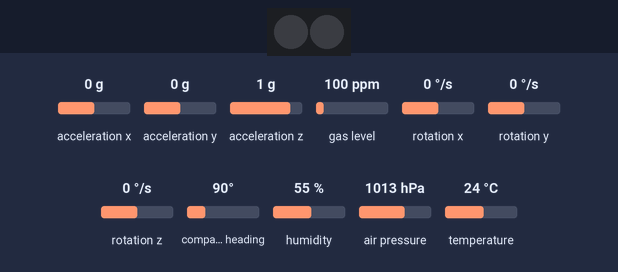
A sketch run on a simulated ESP8266 (NodeMCU). Shown: 2 RGB LEDs in strip order, left to right. The inputs (shaded band) are chosen by the test bench; at power-on: acceleration x 0 g, acceleration y 0 g, acceleration z 1 g, gas level 100 ppm, rotation x 0 °/s, rotation y 0 °/s, rotation z 0 °/s, compass heading 90°, humidity 55 %, air pressure 1013 hPa, temperature 24 °C. Dim RGB values are drawn brighter than linear; WiFi joins after 1.5 s; servers stay silent unless stated; no MQTT or app messages arrive unless stated; what the sketch prints to the serial monitor is not drawn.

Above: at 0.1 s.
At 1.6 s:
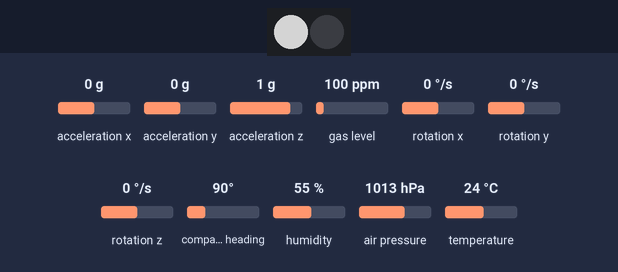
At 3.3 s:
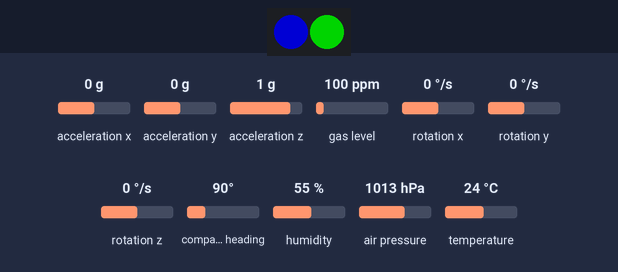
Timing chart, 0 to 4.8 s (numbered marks = the images above):
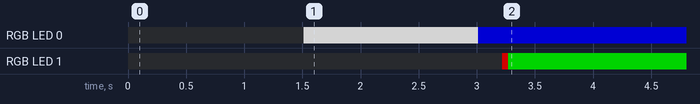

Measured:
- by itself, RGB LED 1: off → RGB(128, 0, 0) at 3.2 s, → RGB(0, 128, 0) 0.05 s later

The sketch:

octopus-hono-ditto.ino
```cpp
// (licence header left out)
#include "settings.h"
#include "printer.h"
#include "octopus.h"
#include "hono.h"


ADC_MODE(ADC_VCC); // enable reading in VCC of ESP8266

Octopus octopus;
Hono hono(MQTT_BROKER, MQTT_PORT, MQTT_SERVER_FINGERPRINT);

void setup() {
  Serial.begin(115200);
  while (!Serial);

  Serial.println("                             "); // print some spaces to let the Serial Monitor catch up
  Serial.println();

  Printer::printlnMsg("Reset reason", ESP.getResetReason());

  octopus.begin();
  octopus.connectToWifi(WIFI_SSID, WIFI_PASSWORD);

  if(!hono.connect()) {
    Printer::printlnMsg("Error", "Could not connect to Hub. Restarting octopus");
    ESP.restart();
  }

  Serial.println();
}

void loop() {
  if(!hono.deviceIsConnected()) {
    octopus.showColor(1, 0x80, 0, 0, 0); // red
    hono.connectDevice(HONO_DEVICE_ID, HONO_DEVICE_AUTH_ID "@" HONO_TENANT, HONO_DEVICE_PASSWORD);
    octopus.showColor(1, 0, 0x80, 0, 0); // green
  }

  Bme680Values bme680Values = octopus.readBme680();
  Bno055Values bno055Values = octopus.readBno055();
  float vcc = octopus.getVcc();

  printSensorData(vcc, bme680Values, bno055Values);
  publishSensorData(vcc, bme680Values, bno055Values);
  Serial.println();

  delay(LOOP_DELAY);
}
```

hono.cpp
```cpp
// (licence header left out)
#include <Arduino.h>
#include "hono.h"
#include "printer.h"

Hono::Hono(const char* mqttBroker_, const int mqttPort_, const char* mqttServerFingerprint_)
  : mqttBroker(mqttBroker_), mqttPort(mqttPort_), mqttServerFingerprint(mqttServerFingerprint_) {
}

bool Hono::connect() {
  mqttClient.setServer(mqttBroker, mqttPort);
  if (!wiFiClient.connect(mqttBroker, mqttPort)) {
    Printer::printlnMsg("Hono", "Connect failed.");
    return false;
  } else {
    Printer::printlnMsg("Hono", "Secure connection established");
  }

  if (!wiFiClient.verify(mqttServerFingerprint, mqttBroker)) {
    Printer::printlnMsg("Hono", "Failed to verify certificate.");
    return false;
  } else {
    Printer::printlnMsg("Hono", "Server certificate verified");
  }

  return true;
}

bool Hono::deviceIsConnected() {
  return mqttClient.connected();
}

void Hono::connectDevice(const char* deviceId, const char* authId, const char* devicePassword) {
    Printer::printMsg("Hono", "Broker login");

    while (!deviceIsConnected())
    {
        Serial.print(".");
        /* If connected to the MQTT broker... */
        if (mqttClient.connect(deviceId, authId, devicePassword))
        {
            Serial.println("OK");
        } else {
            /* otherwise wait for 1 second before retrying */
            delay(1000);
        }
    }

    mqttClient.loop();
}

void Hono::publish(String payload) {
  Printer::printlnMsg("Hono", payload);
  /* Publish all available data to the MQTT broker */
  const char* topic = "telemetry";
  const size_t requiredLength = 5 + 2+strlen(topic) + payload.length();

  if (requiredLength > MQTT_MAX_PACKET_SIZE) {
    Printer::printlnMsg("Hono", "Cannot publish: Message is too big.");
    Printer::printMsg("Hono", "Increase MQTT_MAX_PACKET_SIZE in PubSubClient.h to at least ");
    Serial.println(requiredLength);
  }

  int publishResult = mqttClient.publish(topic, payload.c_str());
  if (!publishResult) {
    Printer::printMsg("Hono", "Publish failed");
    Serial.println(publishResult);
  }
}
```

hono.h
```cpp
// (licence header left out)
#ifndef HONO_H
#define HONO_H

#include <ESP8266WiFi.h>
#include <WiFiClientSecure.h>
#include <PubSubClient.h>
#include "octopus.h"

#define MQTT_MAX_PACKET_SIZE 2048

class Hono {
  private:
    WiFiClientSecure wiFiClient;
    PubSubClient mqttClient = PubSubClient(wiFiClient);

    const char* mqttBroker;
    const int mqttPort;
    const char* mqttServerFingerprint;

  public:
    Hono(const char* mqttBroker, const int mqttPort, const char* mqttServerFingerprint);

    bool connect();
    bool deviceIsConnected();
    void connectDevice(const char* deviceId, const char* authId, const char* devicePassword);
    void publish(String payload);
};

#endif
```

octopus.cpp
```cpp
// (licence header left out)
#include <ESP8266WiFi.h>
#include <WiFiClientSecure.h>
#include <Arduino.h>
#include "octopus.h"
#include "printer.h"

void Octopus::begin() {
   Serial.println("--- Initializing Octopus --- ");

  this->initLights();

  delay(1000); // give sensors some time to start up
  this->initBme680();
  this->initBno055();
  delay(500);

  this->showColor(0, 0, 0x80, 0, 0); // green
}

void Octopus::connectToWifi(char* ssid, const char* password) {

  WiFi.mode(WIFI_STA);
  this->showColor(0, 0, 0, 0, 0x80); // white
  Printer::printMsg("Octopus::WiFi", String("Connecting to WiFi with SSID: '") + String(ssid) + String("' and password '") + String(password) + String("'"));
  WiFi.begin(ssid, password);
  while (WiFi.status() != WL_CONNECTED) {
    Serial.print(".");
    delay(500);
  }
  Serial.println();
  this->showColor(0, 0x80, 0x80, 0, 0); // yellow
  randomSeed(micros());
  Printer::printMsg("WiFi", "Connected. IP address: ");
  Serial.println(WiFi.localIP());
  this->showColor(0, 0, 0, 0x80, 0); // blue
}

void Octopus::showColor(char led, char red, char green, char blue, char white) {
  this->strip.setPixelColor(led, red, green, blue, white);
  this->strip.show();
}

float Octopus::getVcc () {
  return ESP.getVcc() / 1000.0;
}

const Bno055Values Octopus::readBno055() {
  Bno055Values values;

  this->bno055.getCalibration(&values.calibrationSys, &values.calibrationGyro, &values.calibrationAccel, &values.calibrationMag);
  values.temperature = this->bno055.getTemp();

  imu::Vector<3> bnoAccel = this->bno055.getVector(Adafruit_BNO055::VECTOR_ACCELEROMETER);
  values.accelerationX = bnoAccel.x();
  values.accelerationY = bnoAccel.y();
  values.accelerationZ = bnoAccel.z();

  imu::Vector<3> bnoEuler = this->bno055.getVector(Adafruit_BNO055::VECTOR_EULER);
  values.orientationX = bnoEuler.x();
  values.orientationY = bnoEuler.y();
  values.orientationZ = bnoEuler.z();

  imu::Vector<3> bnoGravity = this->bno055.getVector(Adafruit_BNO055::VECTOR_GRAVITY);
  values.gravityX = bnoGravity.x();
  values.gravityY = bnoGravity.y();
  values.gravityZ = bnoGravity.z();

  imu::Vector<3> bnoGyro = this->bno055.getVector(Adafruit_BNO055::VECTOR_GYROSCOPE);
  values.angularVelocityX = bnoGyro.x();
  values.angularVelocityY = bnoGyro.y();
  values.angularVelocityZ = bnoGyro.z();

  imu::Vector<3> bnoLinearAccel = this->bno055.getVector(Adafruit_BNO055::VECTOR_LINEARACCEL);
  values.LinearAccelerationX = bnoLinearAccel.x();
  values.LinearAccelerationY = bnoLinearAccel.y();
  values.LinearAccelerationZ = bnoLinearAccel.z();

  imu::Vector<3> bnoMagnet = this->bno055.getVector(Adafruit_BNO055::VECTOR_MAGNETOMETER);
  values.magneticFieldStrengthX = bnoMagnet.x();
  values.magneticFieldStrengthY = bnoMagnet.y();
  values.magneticFieldStrengthZ = bnoMagnet.z();

  return values;
}

const Bme680Values Octopus::readBme680() {
  Bme680Values values;
  if (!this->bme680.performReading()) {
    Serial.println("Sensor reading failure");
    return values;
  } else {
    values.temperature = bme680.temperature;
    values.pressure = bme680.pressure;
    values.humidity = bme680.humidity;
    values.gas_resistance = bme680.gas_resistance;
    values.altitude = bme680.readAltitude(SEALEVELPRESSURE_HPA);
    return values;
  }
}

void Octopus::initBme680() {
  Printer::printMsg("Octopus", "Initializing BME680: ");
  if (this->bme680.begin(118)) {
    this->bme680.setTemperatureOversampling(BME680_OS_8X);
    this->bme680.setHumidityOversampling(BME680_OS_2X);
    this->bme680.setPressureOversampling(BME680_OS_4X);
    this->bme680.setIIRFilterSize(BME680_FILTER_SIZE_3);
    this->bme680.setGasHeater(320, 150); // 320*C for 150 ms
    Serial.println("OK");
  } else {
    Serial.println("Not found");
  }
}

void Octopus::initBno055() {
  Printer::printMsg("Octopus", "Initializing BNO055: ");
  if (this->bno055.begin()) {
    this->bno055.setExtCrystalUse(true);
    Serial.println("OK");
  } else {
    Serial.println("Not found");
  }
}

void Octopus::initLights() {
  Printer::printlnMsg("Octopus", "Initializing Neopixels");
  this->strip.begin();
  this->strip.show();
  // Initialize all pixels to 'off'
  this->strip.setPixelColor(0,0,0,0);
  this->strip.setPixelColor(1,0,0,0);
  this->strip.show();
}
```

octopus.h
```cpp
// (licence header left out)
#ifndef OCTOPUS_H
#define OCTOPUS_H

#include <Adafruit_Sensor.h>  // Make sure you have the Adafruit Sensor library installed
#include <Adafruit_BME680.h>  // Make sure you have the Adafruit BME680 library installed
#include <Adafruit_BNO055.h>  // Make sure you have the Adafruit BNO055 library installed
#include <utility/imumaths.h>
#include <Adafruit_NeoPixel.h> // Make sure you have the Adafruit NeoPixel library installed

#define PIN_NEOPIXEL      13
#define SEALEVELPRESSURE_HPA (1013.25)

struct Bno055Values {
  float temperature;
  float accelerationX;
  float accelerationY;
  float accelerationZ;
  float orientationX;
  float orientationY;
  float orientationZ;
  float angularVelocityX;
  float angularVelocityY;
  float angularVelocityZ;
  float LinearAccelerationX;
  float LinearAccelerationY;
  float LinearAccelerationZ;
  float magneticFieldStrengthX;
  float magneticFieldStrengthY;
  float magneticFieldStrengthZ;
  float gravityX;
  float gravityY;
  float gravityZ;
  uint8_t calibrationSys;
  uint8_t calibrationGyro;
  uint8_t calibrationAccel;
  uint8_t calibrationMag;
};

struct Bme680Values {
  float temperature;
  float pressure;
  float humidity;
  float gas_resistance;
  float altitude;
};

class Octopus {

  Adafruit_BME680 bme680; // I2C
  Adafruit_BNO055 bno055 = Adafruit_BNO055(55);
  Adafruit_NeoPixel strip = Adafruit_NeoPixel(2, PIN_NEOPIXEL, NEO_GRBW + NEO_KHZ800);

  void initLights();
  void initBme680();
  void initBno055();

  public:
    void begin();
    void connectToWifi(char* ssid, const char* password);
    void showColor(char led, char red, char green, char blue, char white);
    float getVcc ();
    const Bno055Values readBno055();
    const Bme680Values readBme680();
};

#endif
```

printer.cpp
```cpp
// (licence header left out)
#include "printer.h";
#include <Arduino.h>

void Printer::printMsg(const char * header, const String& message) {
    Serial.printf("[%s] ", header);

    if(strlen(header) > 17 ) {
      Serial.println("ERROR: Header is longer than 17 characters!");
    }

    for (int i = 0; i < 17-strlen(header); i++) {
      Serial.print(" ");
    }

    Serial.print(message);
}

void Printer::printlnMsg(const char * header, const String& message) {
    Printer::printMsg(header, message);
    Serial.println();
}
```

printer.h
```cpp
// (licence header left out)
#ifndef PRINTER_H
#define PRINTER_H
#include <WString.h>

class Printer {

  public:
    static void printMsg(const char* header, const String& message);
    static void printlnMsg(const char* header, const String& message);
};

#endif
```

sensorPublish.ino
```cpp
// (licence header left out)
float humidityMin = 1E+20;
float humidityMax = 1E-20;
float tempMin = 1E+20;
float tempMax = 1E-20;
float barometerMin = 1E+20;
float barometerMax = 1E-20;
float powerMin = 1E+20;
float powerMax = 1E-20;
float tempBnoMin = 1E+20;
float tempBnoMax = 1E-20;

String publishSensorDataString(float power, const Bme680Values& bme680Values, const Bno055Values& bno055Values) {
  String output = "{\"topic\": \"";
  output += DITTO_NAMESPACE;
  output += "/";
  output += DITTO_THING_ID;
  output += "/things/twin/commands/modify\",\"headers\": {\"response-required\": false, \"content-type\":\"application/vnd.eclipse.ditto+json\"},";
  output += "\"path\": \"/features\", \"value\":{";
  output += sensorMinMaxValueString("Power", power, powerMin, powerMax, "V") += ",";
  output += sensorMinMaxValueString("Humidity", bme680Values.humidity, humidityMin, humidityMax, "%") += ",";
  output += sensorMinMaxValueString("Temperature", bme680Values.temperature, tempMin, tempMax, "°C") += ",";
  output += sensorMinMaxValueString("Pressure", bme680Values.pressure / 100.0, barometerMin, barometerMax, "hPa") += ",";
  output += sensor3dValueString("Acceleration", bno055Values.accelerationX, bno055Values.accelerationY, bno055Values.accelerationZ, "m/s^2") += ",";
  output += sensor3dValueString("LinearAcceleration", bno055Values.LinearAccelerationX, bno055Values.LinearAccelerationY, bno055Values.LinearAccelerationZ, "m/s^2") += ",";
  output += sensor3dValueString("Orientation", bno055Values.orientationX, bno055Values.orientationY, bno055Values.orientationZ, "°") += ",";
  output += sensor3dValueString("Gravity", bno055Values.gravityX, bno055Values.gravityY, bno055Values.gravityZ, "m/s^2") += ",";
  output += sensor3dValueString("AngularVelocity", bno055Values.angularVelocityX, bno055Values.angularVelocityY, bno055Values.angularVelocityZ, "rad/s") += ",";
  output += sensor3dValueString("MagneticFieldStrength", bno055Values.magneticFieldStrengthX, bno055Values.magneticFieldStrengthY, bno055Values.magneticFieldStrengthZ, "uT");
  output += "}}";
  return output;
}

String sensorMinMaxValueString(const String& featureName, float sensorValue, float minValue, float maxValue, const String& units) {
  String output = "\"" + featureName + "\": { \"properties\": { \"status\":";
  output += "{\"sensorValue\": ";
  output += sensorValue;
  output += ", \"minMeasuredValue\": ";
  output += minValue;
  output += ", \"maxMeasuredValue\": ";
  output += maxValue;
  output += ", \"sensorUnits\": \"";
  output += units;
  output += "\"}}}";
  return output;
}

String sensor3dValueString(const String& featureName, float xValue, float yValue, float zValue, const String& units) {
  String output = "\"" + featureName + "\": { \"properties\": { \"status\":";
  output += "{\"xValue\": ";
  output += xValue;
  output += ", \"yValue\": ";
  output += yValue;
  output += ", \"zValue\": ";
  output += zValue;
  output += ", \"sensorUnits\": \"";
  output += units;
  output += "\"}}}";
  return output;
}

void publishSensorData(float power, const Bme680Values& bme680Values, const Bno055Values& bno055Values) {

  updateMinMax(power, bme680Values, bno055Values);
  hono.publish(publishSensorDataString(power, bme680Values, bno055Values));
}

void updateMinMax(float power, const Bme680Values& bme680Values, const Bno055Values& bno055Values) {
  if (powerMin > power) {
    powerMin = power;
  }
  if (powerMax < power) {
    powerMax = power;
  }

  float humidity = bme680Values.humidity;
  if (humidityMin > humidity) {
    humidityMin = humidity;
  }
  if (humidityMax < humidity) {
    humidityMax = humidity;
  }

  float temp = bme680Values.temperature;
  if (tempMin > temp) {
    tempMin = temp;
  }
  if (tempMax < temp) {
    tempMax = temp;
  }

  float barometer = bme680Values.pressure / 100.0;
  if (barometerMin > barometer) {
    barometerMin = barometer;
  }
  if (barometerMax < barometer) {
    barometerMax = barometer;
  }

  float tempBno = bno055Values.temperature;
  if (tempBnoMin > tempBno) {
    tempBnoMin = tempBno;
  }
  if (tempBnoMax < tempBno) {
    tempBnoMax = tempBno;
  }
}
```

sensorprint.ino
```cpp
// (licence header left out)
void printSensorData(float vcc, const Bme680Values& bme680Values, const Bno055Values& bno055Values) {
  printVcc(vcc);
  printBme680(bme680Values);
  printBno055(bno055Values);
}

void printBme680(const Bme680Values& bme680Values) {
  Printer::printMsg("BME680", "temp: ");
  Serial.print(bme680Values.temperature);
  Serial.print(" °C, pressure: ");
  Serial.print(bme680Values.pressure / 100.0);
  Serial.print(" hPa, humidity: ");
  Serial.print(bme680Values.humidity);
  Serial.print(" %, Gas: ");
  Serial.print(bme680Values.gas_resistance / 1000.0);
  Serial.print(" KOhms, altitude = ");
  Serial.print(bme680Values.altitude);
  Serial.println(" m");
}

void printBno055(const Bno055Values& bno055Values) {
  // Only use values if calibration status > 0
  Printer::printMsg("BNO055", "Calibration status: Sys=");
  Serial.print(bno055Values.calibrationSys, DEC);
  Serial.print(", Gyro=");
  Serial.print(bno055Values.calibrationGyro, DEC);
  Serial.print(", Accel=");
  Serial.print(bno055Values.calibrationAccel, DEC);
  Serial.print(", Mag=");
  Serial.println(bno055Values.calibrationMag, DEC);

  Printer::printMsg("BNO055", "Ambient Temperature: ");
  Serial.print(bno055Values.temperature);
  Serial.println("°C");

  Printer::printMsg("BNO055", "Acceleration (m/s^2) x=");
  Serial.print(bno055Values.accelerationX);
  Serial.print(", y=");
  Serial.print(bno055Values.accelerationY);
  Serial.print(", z=");
  Serial.println(bno055Values.accelerationZ);

  Printer::printMsg("BNO055", "Abs Orientation (°, Euler) x=");
  Serial.print(bno055Values.orientationX);
  Serial.print(", y=");
  Serial.print(bno055Values.orientationY);
  Serial.print(", z=");
  Serial.println(bno055Values.orientationZ);

  Printer::printMsg("BNO055", "Gravity (m/s^2) x=");
  Serial.print(bno055Values.gravityX);
  Serial.print(", y=");
  Serial.print(bno055Values.gravityY);
  Serial.print(", z=");
  Serial.println(bno055Values.gravityZ);

  Printer::printMsg("BNO055", "Angular velocity (rad/s) x=");
  Serial.print(bno055Values.angularVelocityX);
  Serial.print(", y=");
  Serial.print(bno055Values.angularVelocityY);
  Serial.print(", z=");
  Serial.println(bno055Values.angularVelocityZ);

  Printer::printMsg("BNO055", "Linear Acceleration (m/s^2) x=");
  Serial.print(bno055Values.LinearAccelerationX);
  Serial.print(", y=");
  Serial.print(bno055Values.LinearAccelerationY);
  Serial.print(", z=");
  Serial.println(bno055Values.LinearAccelerationZ);

  Printer::printMsg("BNO055", "Magnetic Field Strength (uT) x=");
  Serial.print(bno055Values.magneticFieldStrengthX);
  Serial.print(", y=");
  Serial.print(bno055Values.magneticFieldStrengthY);
  Serial.print(", z=");
  Serial.println(bno055Values.magneticFieldStrengthZ);
}

void printVcc(float power) {
  Printer::printMsg("VCC", "ESP8266 supply voltage: ");
  Serial.println(power);
}
```

Source omitted: settings.h (1668 bytes)
